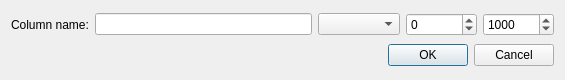
<?xml version="1.0" encoding="UTF-8"?>
<ui version="4.0">
 <class>ColumnInfoDialog</class>
 <widget class="QDialog" name="ColumnInfoDialog">
  <property name="geometry">
   <rect>
    <x>0</x>
    <y>0</y>
    <width>565</width>
    <height>80</height>
   </rect>
  </property>
  <property name="minimumSize">
   <size>
    <width>350</width>
    <height>80</height>
   </size>
  </property>
  <property name="maximumSize">
   <size>
    <width>16777215</width>
    <height>80</height>
   </size>
  </property>
  <property name="windowTitle">
   <string>New column name</string>
  </property>
  <layout class="QVBoxLayout" name="verticalLayout">
   <item>
    <layout class="QHBoxLayout" name="horizontalLayout">
     <item>
      <widget class="QLabel" name="labelNewName">
       <property name="text">
        <string>Column name:</string>
       </property>
      </widget>
     </item>
     <item>
      <widget class="QLineEdit" name="lineEdNewName">
       <property name="text">
        <string/>
       </property>
      </widget>
     </item>
     <item>
      <widget class="QComboBox" name="typeComboBox">
       <property name="enabled">
        <bool>true</bool>
       </property>
       <property name="placeholderText">
        <string>Data type</string>
       </property>
      </widget>
     </item>
     <item>
      <widget class="QSpinBox" name="lowerSpinBox">
       <property name="minimum">
        <number>-1000000</number>
       </property>
       <property name="maximum">
        <number>1000000</number>
       </property>
      </widget>
     </item>
     <item>
      <widget class="QSpinBox" name="upperSpinBox">
       <property name="minimum">
        <number>-1000000</number>
       </property>
       <property name="maximum">
        <number>1000000</number>
       </property>
       <property name="value">
        <number>1000</number>
       </property>
      </widget>
     </item>
    </layout>
   </item>
   <item>
    <layout class="QHBoxLayout" name="buttonBoxLayout">
     <item>
      <spacer name="horizontalSpacer">
       <property name="orientation">
        <enum>Qt::Horizontal</enum>
       </property>
       <property name="sizeHint" stdset="0">
        <size>
         <width>40</width>
         <height>20</height>
        </size>
       </property>
      </spacer>
     </item>
     <item>
      <widget class="QDialogButtonBox" name="buttonBox">
       <property name="standardButtons">
        <set>QDialogButtonBox::Cancel|QDialogButtonBox::Ok</set>
       </property>
      </widget>
     </item>
    </layout>
   </item>
  </layout>
 </widget>
 <resources/>
 <connections/>
</ui>
